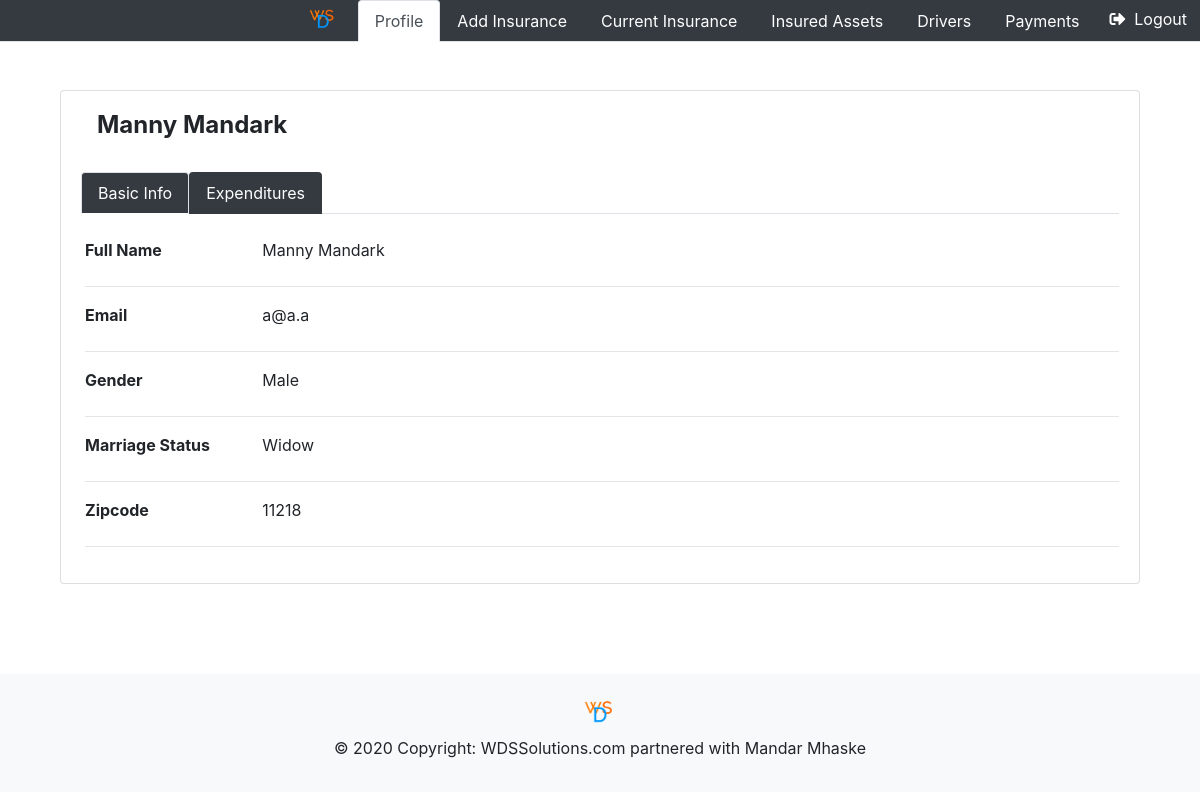
/cust.php (signed in), run on the app's committed database.
### tables this page shows
CREATE TABLE IF NOT EXISTS `customer` (
  `cmail` varchar(50) NOT NULL,
  `cfirst` varchar(30) NOT NULL,
  `clast` varchar(30) NOT NULL,
  `czip` varchar(30) NOT NULL,
  `cpass` varchar(255) NOT NULL,
  `cmar` char(1) NOT NULL,
  `cgen` char(1) NOT NULL,
  PRIMARY KEY (`cmail`),
  UNIQUE KEY `cmail` (`cmail`)
);

### cust.php (the view, shortened to what this page needs)
<?php
$conn = new mysqli("localhost:3308", "root", "", "wds");
?>
<!DOCTYPE html>
<html lang="en">
<head>
  <link rel="stylesheet" href="https://maxcdn.bootstrapcdn.com/bootstrap/4.4.1/css/bootstrap.min.css">
  <link rel="stylesheet" href="https://use.fontawesome.com/releases/v5.7.0/css/all.css">
</head>
<body>
  <ul class="nav nav-tabs bg-dark justify-content-end sticky-top">
    <li class="nav-item">
      <img src="logo.png" alt="logo" style="width:70px;">
    </li>
    <li class="nav-item">
      <a class="nav-link active" data-toggle="tab" href="#menu2">Profile</a>
    </li>
    <li class="nav-item">
      <a class="nav-link" data-toggle="tab" href="#home">Add Insurance</a>
    </li>
    <li class="nav-item">
      <a class="nav-link" data-toggle="tab" href="#menu1">Current Insurance</a>
    </li>
    <li class="nav-item">
      <a class="nav-link" data-toggle="tab" href="#menu3">Insured Assets</a>
    </li>
    <li class="nav-item">
      <a class="nav-link" data-toggle="tab" href="#menu5">Drivers</a>
    </li>
    <li class="nav-item">
      <a class="nav-link" data-toggle="tab" href="#menu4">Payments</a>
    </li>
    <li class="nav-item">
      <form method="POST">
        <button class="btn btn-dark" type="submit" name="byeo"><span><i class="fas fa-sign-out-alt"></i></span>&nbsp;&nbsp;Logout</button>
      </form>
    </li>
  </ul>
  <div id="page-container">
    <div id="content-wrap">
      <div class="tab-content">
        <div class="tab-pane container active" id="menu2">
          <br /><br />
          <div class="container">
            <div class="row">
              <div class="col-12">
                <div class="card">
                  <div class="card-body">
                    <div class="card-title mb-4">
                      <div class="d-flex justify-content-start">
                        <div class="userData ml-3">
                          <?php
                          $email = $_SESSION['email'];
                          $sql1 = "SELECT * FROM customer where cmail=?";
                          if ($stmt = mysqli_prepare($conn, $sql1)) {
                            mysqli_stmt_bind_param($stmt, "s", $email);
                            $stmt->execute();
                            $result = $stmt->get_result();
                            if ($result->num_rows > 0) {
                              while ($row = $result->fetch_assoc()) {
                                echo ("<h2 class='d-block' style='font-size: 1.5rem; font-weight: bold'>" . $row["cfirst"] . " " . $row["clast"] . "</h2>");
                              }
                            } else {
                              echo "0 results $conn->error";
                            }
                          } else {
                            echo "Database error $conn->error";
                          }
                          ?>
                        </div>
                      </div>
                    </div>
                    <div class="row">
                      <div class="col-12">
                        <ul class="nav nav-tabs mb-4" id="myTab" role="tablist">
                          <li class="nav-item">
                            <a class="nav-link active bg-dark text-white" id="basicInfo-tab" data-toggle="tab" href="#basicInfo" role="tab" aria-controls="basicInfo" aria-selected="true">Basic Info</a>
                          </li>
                          <li class="nav-item">
                            <a class="nav-link bg-dark text-white" id="connectedServices-tab" data-toggle="tab" href="#connectedServices" role="tab" aria-controls="connectedServices" aria-selected="false">Expenditures</a>
                          </li>
                        </ul>
                        <div class="tab-content ml-1" id="myTabContent">
                          <div class="tab-pane fade show active" id="basicInfo" role="tabpanel" aria-labelledby="basicInfo-tab">
                            <?php
                            function changeFormat1($row)
                            {
                              if ($row['cgen'] == "F") {
                                $row['cgen'] = "Female";
                              } else {
                                $row['cgen'] = "Male";
                              }
                              return $row;
                            }
                            function changeFormat2($row)
                            {
                              if ($row['cmar'] == "S") {
                                $row['cmar'] = "Single";
                              } else if ($row['cmar'] == "M") {
                                $row['cmar'] = "Married";
                              } else {
                                $row['cmar'] = "Widow";
                              }
                              return $row;
                            }
                            $email = $_SESSION['email'];
                            $sql1 = "SELECT * FROM customer where cmail=?";
                            if ($stmt = mysqli_prepare($conn, $sql1)) {
                              mysqli_stmt_bind_param($stmt, "s", $email);
                              $stmt->execute();
                              $result = $stmt->get_result();
                              if ($result->num_rows > 0) {
                                while ($row = $result->fetch_assoc()) {
                                  $row = changeFormat1($row);
                                  $row = changeFormat2($row);
                                  echo ("<div class='row'>
                              <div class='col-sm-3 col-md-2 col-5'>
                                <label style='font-weight:bold;'>Full Name</label>
                              </div>
                              <div class='col-md-8 col-6'>" . $row["cfirst"] . " " . $row["clast"] .
                                    "</div>
                            </div>
                            <hr />
                            <div class='row'>
                              <div class='col-sm-3 col-md-2 col-5'>
                                <label style='font-weight:bold;'>Email</label>
                              </div>
                              <div class='col-md-8 col-6'>" . $email . "
                              </div>
                            </div>
                            <hr />
                            <div class='row'>
                              <div class='col-sm-3 col-md-2 col-5'>
                                <label style='font-weight:bold;'>Gender</label>
                              </div>
                              <div class='col-md-8 col-6'>" .
                                    $row["cgen"] . "
                              </div>
                            </div>
                            <hr />
                            <div class='row'>
                              <div class='col-sm-3 col-md-2 col-5'>
                                <label style='font-weight:bold;'>Marriage Status</label>
                              </div>
                              <div class='col-md-8 col-6'>" .
                                    $row["cmar"] . "
                              </div>
                            </div>
                            <hr />
                            <div class='row'>
                              <div class='col-sm-3 col-md-2 col-5'>
                                <label style='font-weight:bold;'>Zipcode</label>
                              </div>
                              <div class='col-md-8 col-6'>" .
                                    $row["czip"] . "
                              </div>
                            </div>
                            <hr />");
                                }
                              } else {
                                echo "0 results $conn->error";
                              }
                            } else {
                              echo "Database error $conn->error";
                            }
                            ?>
                          </div>
                        </div>
                      </div>
                    </div>
                  </div>
                </div>
              </div>
            </div>
          </div>
        </div>
      </div>
    </div>
    <footer id="footer">
      <div class="footer-copyright text-center py-3 bg-light">
        <img src="logo.png" alt="logo" style="width:80px;">
        <p>© 2020 Copyright: WDSSolutions.com partnered with Mandar Mhaske
        </p>
      </div>
    </footer>
  </div>
</body>
</html>

### cust.php (style rules this page uses)
.nav-tabs .nav-link { color: white; }
#page-container { position: relative; min-height: 84vh; }
#content-wrap { padding-bottom: 2.5rem; }
#footer { position: absolute; bottom: 0; width: 100%; height: 2.5rem; }

### data on the page
customer: cfirst "Manny", clast "Mandark", cgen "Male", cmar "Widow", czip "11218"
